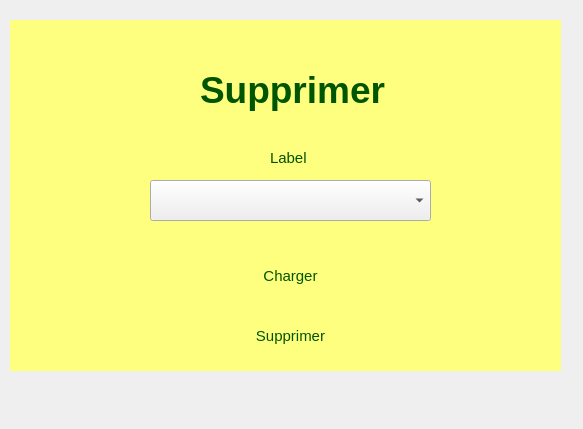
<?xml version="1.0" encoding="UTF-8"?>
<ui version="4.0">
 <class>Supprimer</class>
 <widget class="QDialog" name="Supprimer">
  <property name="geometry">
   <rect>
    <x>0</x>
    <y>0</y>
    <width>583</width>
    <height>429</height>
   </rect>
  </property>
  <property name="font">
   <font>
    <pointsize>11</pointsize>
   </font>
  </property>
  <property name="windowTitle">
   <string>Dialog</string>
  </property>
  <widget class="QWidget" name="widget" native="true">
   <property name="geometry">
    <rect>
     <x>10</x>
     <y>10</y>
     <width>551</width>
     <height>371</height>
    </rect>
   </property>
   <widget class="QLabel" name="label">
    <property name="geometry">
     <rect>
      <x>0</x>
      <y>10</y>
      <width>551</width>
      <height>351</height>
     </rect>
    </property>
    <property name="font">
     <font>
      <pointsize>15</pointsize>
     </font>
    </property>
    <property name="styleSheet">
     <string notr="true">border-top-left-radius: 0px;
background-color:rgb(255, 255, 127);</string>
    </property>
    <property name="text">
     <string/>
    </property>
   </widget>
   <widget class="QLabel" name="label_2">
    <property name="geometry">
     <rect>
      <x>190</x>
      <y>50</y>
      <width>191</width>
      <height>61</height>
     </rect>
    </property>
    <property name="font">
     <font>
      <pointsize>20</pointsize>
     </font>
    </property>
    <property name="styleSheet">
     <string notr="true">color:rgb(0, 85, 0);</string>
    </property>
    <property name="text">
     <string>&lt;html&gt;&lt;head/&gt;&lt;body&gt;&lt;p&gt;&lt;span style=&quot; font-size:28pt; font-weight:700;&quot;&gt;Supprimer&lt;/span&gt;&lt;/p&gt;&lt;/body&gt;&lt;/html&gt;</string>
    </property>
   </widget>
   <widget class="QLabel" name="label_3">
    <property name="geometry">
     <rect>
      <x>260</x>
      <y>140</y>
      <width>55</width>
      <height>16</height>
     </rect>
    </property>
    <property name="styleSheet">
     <string notr="true">color:rgb(0, 85, 0);</string>
    </property>
    <property name="text">
     <string>Label</string>
    </property>
   </widget>
   <widget class="QComboBox" name="comboBox">
    <property name="geometry">
     <rect>
      <x>140</x>
      <y>170</y>
      <width>281</width>
      <height>41</height>
     </rect>
    </property>
   </widget>
   <widget class="QPushButton" name="pushButton_2">
    <property name="geometry">
     <rect>
      <x>210</x>
      <y>240</y>
      <width>141</width>
      <height>51</height>
     </rect>
    </property>
    <property name="font">
     <font>
      <pointsize>11</pointsize>
     </font>
    </property>
    <property name="styleSheet">
     <string notr="true">QPushButton#pushButton_2{

	color:rgb(0, 85, 0);
	border-radius:0px;
}
</string>
    </property>
    <property name="text">
     <string>Charger</string>
    </property>
   </widget>
   <widget class="QPushButton" name="deleteButton">
    <property name="geometry">
     <rect>
      <x>210</x>
      <y>300</y>
      <width>141</width>
      <height>51</height>
     </rect>
    </property>
    <property name="font">
     <font>
      <pointsize>11</pointsize>
     </font>
    </property>
    <property name="styleSheet">
     <string notr="true">QPushButton#deleteButton{

	color:rgb(0, 85, 0);
	border-radius:0px;
}
</string>
    </property>
    <property name="text">
     <string>Supprimer</string>
    </property>
   </widget>
  </widget>
 </widget>
 <resources/>
 <connections/>
</ui>
